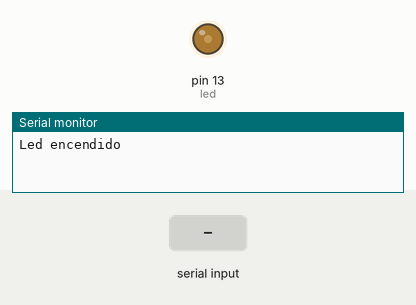
The sketch below on a simulated Arduino Uno, built with avr-gcc and run on an emulated ATmega328P. On the bench: output pins drawn as LEDs (lit = HIGH), the last lines printed to the serial monitor. Dashed ring = blinking. The test bench sets the inputs (shaded band).

Above: at 1.2 s.
1.3 s: "r" received over Serial
At 2.7 s:
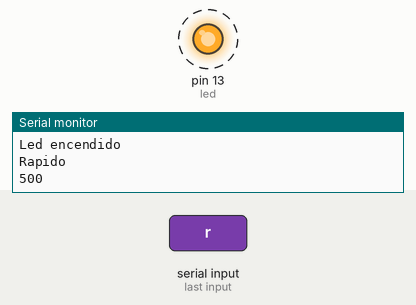
4.3 s: "l" received over Serial
At 5.5 s:
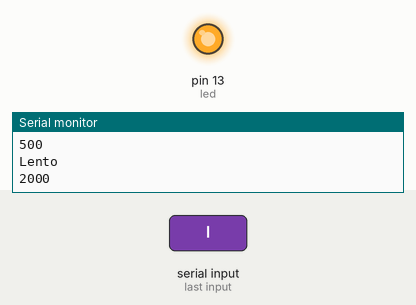
5.8 s: "d" received over Serial
At 7.1 s:
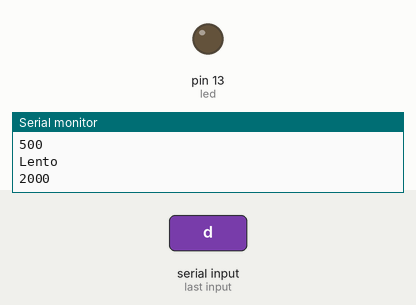
Timing chart, 0 to 14.8 s (numbered marks = the images above; inputs shaded):
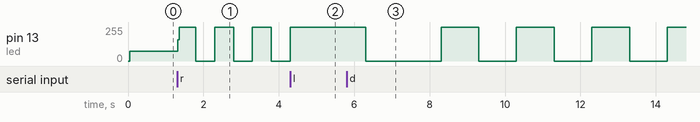

Measured:
- after the input at 1.3 s, pin 13 (led): alternates 255/255 for 0.50 s and 0/255 for 0.50 s, starting at once
- after the input at 4.3 s, pin 13 (led): goes on until 4.3 s, then stays 255/255

The sketch:

comunicacionSerial1.ino
```cpp
int led = 13;
int retardo = 0;
char caracter;

void setup() {
  pinMode(led, OUTPUT);
  Serial.begin(9600);
  Serial.println("Led encendido");
}

void loop() {
  if (Serial.available() > 0) {
    caracter = Serial.read();
    switch (caracter) {
      case 'r':
        retardo = 500;
        Serial.println("Rapido");
        Serial.println(retardo);
        break;
      case 'l':
        retardo = 2000;
        Serial.println("Lento");
        Serial.println(retardo);
        break;
      case 'd':
        retardo = 1000;
        Serial.println("Defecto");
        Serial.println(retardo);
        break;

      /*default:
        Serial.println("envie otra letra");
        break;*/
    }
  }
  digitalWrite(led,HIGH);
  delay(retardo);
  digitalWrite(led,LOW);
  delay(retardo);
}
```
